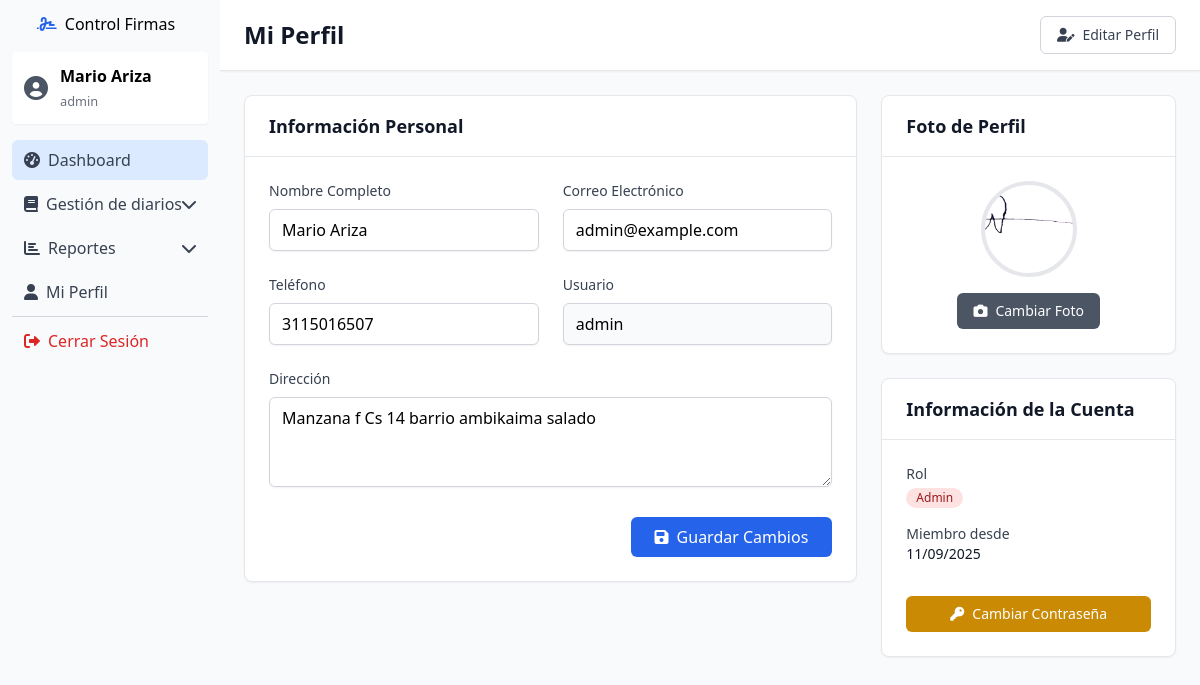
The app's page /public/index.php?controller=profile&action=show (signed in) with its own data.
### tables this page shows
CREATE TABLE `usuarios` (
  `id` int(11) NOT NULL,
  `username` varchar(50) NOT NULL,
  `password` varchar(255) NOT NULL,
  `nombre` varchar(100) NOT NULL,
  `email` varchar(100) NOT NULL,
  `telefono` varchar(20) DEFAULT NULL,
  `direccion` text DEFAULT NULL,
  `avatar` varchar(255) DEFAULT NULL,
  `rol` enum('admin','usuario') NOT NULL DEFAULT 'usuario',
  `remember_token` varchar(100) DEFAULT NULL,
  `created_at` timestamp NOT NULL DEFAULT current_timestamp(),
  `updated_at` timestamp NOT NULL DEFAULT current_timestamp() ON UPDATE current_timestamp()
);

### controllers/profileController.php (called while the page is built, shortened)
<?php
require_once '../models/User.php';
class ProfileController
{
    private $userModel;
    public function __construct($pdo)
    {
        $this->userModel = new User($pdo);
    }
    public function showProfile()
    {
        try {
            $user = $this->userModel->getUser($_SESSION['user_id']);
            return $user;
        } catch (Exception $e) {
            return ['error' => $e->getMessage()];
        }
    }
}

### models/User.php (called while the page is built, shortened)
<?php
class User
{
    private $pdo;
    public function __construct($pdo)
    {
        $this->pdo = $pdo;
    }
    public function getUser($userId)
    {
        try {
            $stmt = $this->pdo->prepare("SELECT * FROM usuarios WHERE id = ?");
            $stmt->execute([$userId]);
            return $stmt->fetch(PDO::FETCH_ASSOC);
        } catch (PDOException $e) {
            return false;
        }
    }
}

### views/profile/index.php (the view, shortened to what this page needs)
<?php
require_once __DIR__ . '/../../controllers/profileController.php';
require_once __DIR__ . '/../../config/database.php';
$profileController = new ProfileController($pdo);
$user = $profileController->showProfile();
?>
<!DOCTYPE html>
<html lang="es">
<head>
    <script src="https://cdn.tailwindcss.com"></script>
    <link href="https://cdnjs.cloudflare.com/ajax/libs/font-awesome/6.0.0/css/all.min.css" rel="stylesheet">
    <link href="<?php echo $_SERVER['REQUEST_SCHEME'] . '://' . $_SERVER['HTTP_HOST'] . '/firmas/assets/css/main.css'; ?>" rel="stylesheet">
</head>
<body class="bg-gray-50">
    <div class="flex h-screen">
        <?php include __DIR__ . '/../../includes/sidebar.php'; ?>
        <main class="main-content flex-1 overflow-y-auto">
            <div class="bg-white shadow-sm border-b border-gray-200 px-6 py-4">
                <div class="flex justify-between items-center">
                    <h1 class="text-2xl font-semibold text-gray-900">Mi Perfil</h1>
                    <div class="flex space-x-2">
                        <button type="button" class="px-4 py-2 text-sm font-medium text-gray-700 bg-white border border-gray-300 rounded-md hover:bg-gray-50 focus:outline-none focus:ring-2 focus:ring-offset-2 focus:ring-blue-500">
                            <i class="fas fa-user-edit mr-2"></i>Editar Perfil
                        </button>
                    </div>
                </div>
            </div>
            <div class="p-6">
                <div class="grid grid-cols-1 lg:grid-cols-3 gap-6">
                    <div class="lg:col-span-2">
                        <div class="bg-white rounded-lg shadow-sm border border-gray-200">
                            <div class="px-6 py-4 border-b border-gray-200">
                                <h3 class="text-lg font-semibold text-gray-900">Información Personal</h3>
                            </div>
                            <div class="p-6">
                                <form id="profileForm" method="POST" action="index.php?controller=profile&action=update">
                                    <div class="grid grid-cols-1 md:grid-cols-2 gap-6">
                                        <div>
                                            <label for="nombre" class="block text-sm font-medium text-gray-700 mb-2">Nombre Completo</label>
                                            <input type="text" id="nombre" name="nombre" value="<?php echo htmlspecialchars($user['nombre'] ?? ''); ?>"
                                                class="w-full px-3 py-2 border border-gray-300 rounded-md shadow-sm focus:outline-none focus:ring-2 focus:ring-blue-500 focus:border-blue-500" required>
                                        </div>
                                        <div>
                                            <label for="email" class="block text-sm font-medium text-gray-700 mb-2">Correo Electrónico</label>
                                            <input type="email" id="email" name="email" value="<?php echo htmlspecialchars($user['email'] ?? ''); ?>"
                                                class="w-full px-3 py-2 border border-gray-300 rounded-md shadow-sm focus:outline-none focus:ring-2 focus:ring-blue-500 focus:border-blue-500" required>
                                        </div>
                                        <div>
                                            <label for="telefono" class="block text-sm font-medium text-gray-700 mb-2">Teléfono</label>
                                            <input type="tel" id="telefono" name="telefono" value="<?php echo htmlspecialchars($user['telefono'] ?? ''); ?>"
                                                class="w-full px-3 py-2 border border-gray-300 rounded-md shadow-sm focus:outline-none focus:ring-2 focus:ring-blue-500 focus:border-blue-500">
                                        </div>
                                        <div>
                                            <label for="username" class="block text-sm font-medium text-gray-700 mb-2">Usuario</label>
                                            <input type="text" id="username" value="<?php echo htmlspecialchars($user['username'] ?? ''); ?>"
                                                class="w-full px-3 py-2 border border-gray-300 rounded-md shadow-sm bg-gray-50" disabled>
                                        </div>
                                    </div>
                                    <div class="mt-6">
                                        <label for="direccion" class="block text-sm font-medium text-gray-700 mb-2">Dirección</label>
                                        <textarea id="direccion" name="direccion" rows="3"
                                            class="w-full px-3 py-2 border border-gray-300 rounded-md shadow-sm focus:outline-none focus:ring-2 focus:ring-blue-500 focus:border-blue-500"><?php echo htmlspecialchars($user['direccion'] ?? ''); ?></textarea>
                                    </div>
                                    <div class="mt-6 flex justify-end">
                                        <button type="submit" class="px-6 py-2 bg-blue-600 text-white font-medium rounded-md hover:bg-blue-700 focus:outline-none focus:ring-2 focus:ring-offset-2 focus:ring-blue-500">
                                            <i class="fas fa-save mr-2"></i>Guardar Cambios
                                        </button>
                                    </div>
                                </form>
                            </div>
                        </div>
                    </div>
                    <div class="lg:col-span-1">
                        <div class="bg-white rounded-lg shadow-sm border border-gray-200 mb-6">
                            <div class="px-6 py-4 border-b border-gray-200">
                                <h3 class="text-lg font-semibold text-gray-900">Foto de Perfil</h3>
                            </div>
                            <div class="p-6 text-center">
                                <div class="mb-4">
                                    <?php if (!empty($user['avatar'])): ?>
                                        <img src="<?php echo $_SERVER['REQUEST_SCHEME'] . '://' . $_SERVER['HTTP_HOST'] . '/firmas/uploads/avatars/' . htmlspecialchars($user['avatar']); ?>"
                                            alt="Avatar" class="w-24 h-24 rounded-full mx-auto object-cover border-4 border-gray-200">
                                    <?php else: ?>
                                        <div class="w-24 h-24 rounded-full mx-auto bg-gray-200 flex items-center justify-center">
                                            <i class="fas fa-user text-3xl text-gray-500"></i>
                                        </div>
                                    <?php endif; ?>
                                </div>
                                <form id="avatarForm" method="POST" action="index.php?controller=profile&action=upload_picture" enctype="multipart/form-data">
                                    <button type="button" onclick="document.getElementById('avatar').click()"
                                        class="px-4 py-2 bg-gray-600 text-white text-sm font-medium rounded-md hover:bg-gray-700 focus:outline-none focus:ring-2 focus:ring-offset-2 focus:ring-gray-500">
                                        <i class="fas fa-camera mr-2"></i>Cambiar Foto
                                    </button>
                                </form>
                            </div>
                        </div>
                        <div class="bg-white rounded-lg shadow-sm border border-gray-200">
                            <div class="px-6 py-4 border-b border-gray-200">
                                <h3 class="text-lg font-semibold text-gray-900">Información de la Cuenta</h3>
                            </div>
                            <div class="p-6">
                                <div class="space-y-4">
                                    <div>
                                        <label class="block text-sm font-medium text-gray-700">Rol</label>
                                        <span class="inline-flex items-center px-2.5 py-0.5 rounded-full text-xs font-medium <?php echo $user['rol'] === 'admin' ? 'bg-red-100 text-red-800' : 'bg-blue-100 text-blue-800'; ?>">
                                            <?php echo ucfirst($user['rol'] ?? 'usuario'); ?>
                                        </span>
                                    </div>
                                    <div>
                                        <label class="block text-sm font-medium text-gray-700">Miembro desde</label>
                                        <p class="text-sm text-gray-900"><?php echo date('d/m/Y', strtotime($user['created_at'] ?? 'now')); ?></p>
                                    </div>
                                    <div class="pt-4">
                                        <button type="button" onclick="openPasswordModal()"
                                            class="w-full px-4 py-2 bg-yellow-600 text-white text-sm font-medium rounded-md hover:bg-yellow-700 focus:outline-none focus:ring-2 focus:ring-offset-2 focus:ring-yellow-500">
                                            <i class="fas fa-key mr-2"></i>Cambiar Contraseña
                                        </button>
                                    </div>
                                </div>
                            </div>
                        </div>
                    </div>
                </div>
            </div>
        </main>
    </div>
</body>
</html>

### records on screen
usuarios: nombre "Mario Ariza", email "admin@example.com", telefono "3115016507", username "admin", direccion "Manzana f Cs 14 barrio ambikaima salado", avatar (picture), rol "Admin", created_at "11/09/2025"

### other values on screen
$_SESSION['nombre'] "Mario Ariza"
$_SESSION['rol'] "admin"
